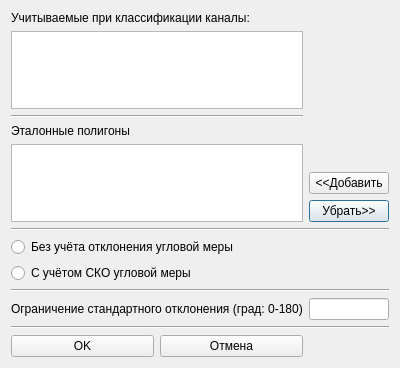
<?xml version="1.0" encoding="UTF-8"?>
<ui version="4.0">
 <class>DlgSAM</class>
 <widget class="QDialog" name="DlgSAM">
  <property name="geometry">
   <rect>
    <x>0</x>
    <y>0</y>
    <width>375</width>
    <height>368</height>
   </rect>
  </property>
  <property name="windowTitle">
   <string>Спектральная угловая корреляция</string>
  </property>
  <layout class="QGridLayout" name="gridLayout_3">
   <item row="0" column="0">
    <layout class="QGridLayout" name="gridLayout_2">
     <item row="2" column="1">
      <widget class="QPushButton" name="ButtonDell">
       <property name="text">
        <string>Убрать&gt;&gt;</string>
       </property>
      </widget>
     </item>
     <item row="11" column="0">
      <layout class="QGridLayout" name="gridLayout">
       <item row="0" column="0">
        <widget class="QPushButton" name="ButtonOK">
         <property name="text">
          <string>OK</string>
         </property>
        </widget>
       </item>
       <item row="0" column="1">
        <widget class="QPushButton" name="ButtonCancel">
         <property name="text">
          <string>Отмена</string>
         </property>
        </widget>
       </item>
      </layout>
     </item>
     <item row="1" column="1">
      <widget class="QPushButton" name="ButtonAdd">
       <property name="text">
        <string>&lt;&lt;Добавить</string>
       </property>
      </widget>
     </item>
     <item row="6" column="0">
      <widget class="QRadioButton" name="RadioSKOEnable">
       <property name="text">
        <string>С учётом СКО угловой меры</string>
       </property>
      </widget>
     </item>
     <item row="8" column="0">
      <widget class="QLabel" name="label_3">
       <property name="text">
        <string>Ограничение стандартного отклонения (град: 0-180)</string>
       </property>
      </widget>
     </item>
     <item row="4" column="0">
      <widget class="QRadioButton" name="RadioSKODisable">
       <property name="text">
        <string>Без учёта отклонения угловой меры</string>
       </property>
      </widget>
     </item>
     <item row="8" column="1">
      <widget class="QLineEdit" name="EditSKOLimit"/>
     </item>
     <item row="3" column="0" colspan="2">
      <widget class="Line" name="line_2">
       <property name="orientation">
        <enum>Qt::Horizontal</enum>
       </property>
      </widget>
     </item>
     <item row="0" column="0" rowspan="3">
      <layout class="QVBoxLayout" name="verticalLayout">
       <item>
        <widget class="QLabel" name="label">
         <property name="text">
          <string>Учитываемые при классификации каналы:</string>
         </property>
        </widget>
       </item>
       <item>
        <widget class="QListWidget" name="ListCh"/>
       </item>
       <item>
        <widget class="Line" name="line">
         <property name="orientation">
          <enum>Qt::Horizontal</enum>
         </property>
        </widget>
       </item>
       <item>
        <widget class="QLabel" name="label_2">
         <property name="text">
          <string>Эталонные полигоны</string>
         </property>
        </widget>
       </item>
       <item>
        <widget class="QListWidget" name="ListEtalon"/>
       </item>
      </layout>
     </item>
     <item row="9" column="0" colspan="2">
      <widget class="Line" name="line_3">
       <property name="orientation">
        <enum>Qt::Horizontal</enum>
       </property>
      </widget>
     </item>
     <item row="7" column="0" colspan="2">
      <widget class="Line" name="line_4">
       <property name="orientation">
        <enum>Qt::Horizontal</enum>
       </property>
      </widget>
     </item>
    </layout>
   </item>
  </layout>
 </widget>
 <resources/>
 <connections/>
</ui>
